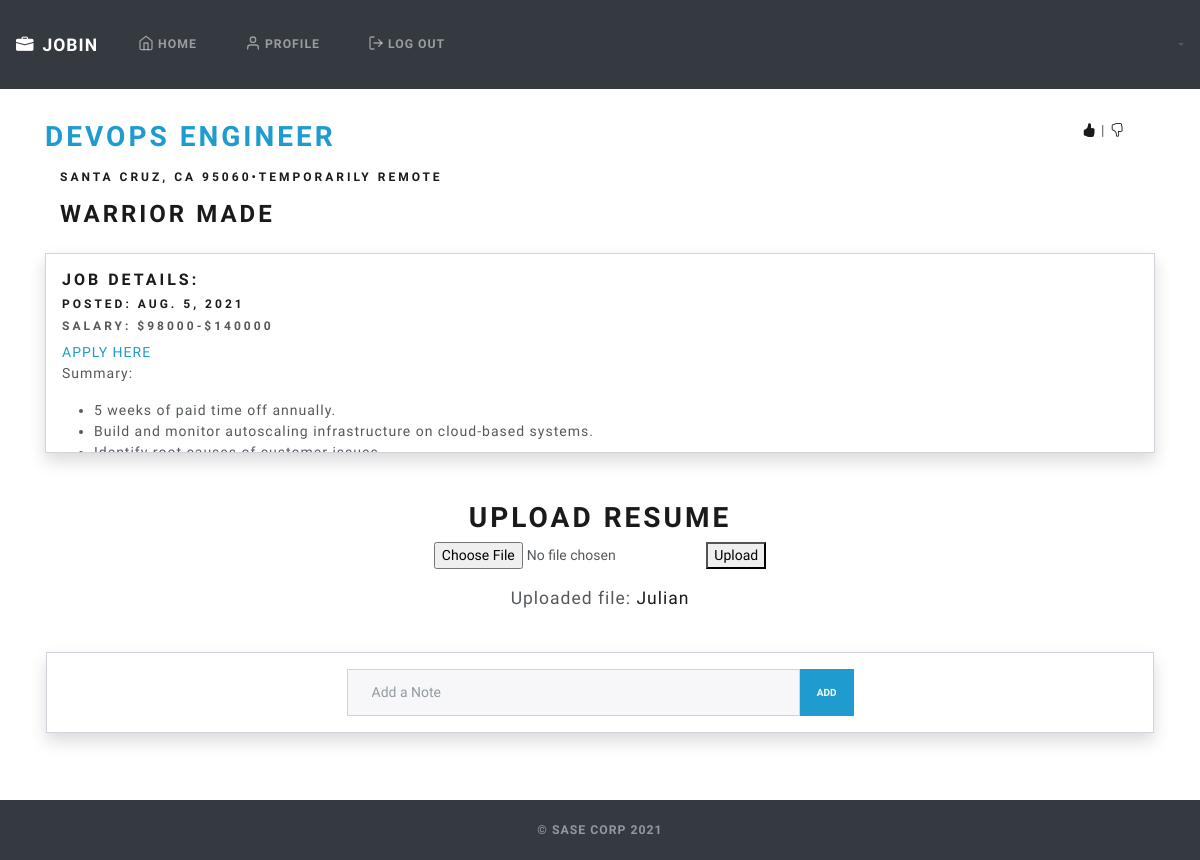
The page /job/455 (signed in) on the database its author committed.
### jobSearch_app/models.py (models this page shows, shortened)
class Job(models.Model):
    job_title = models.ForeignKey(Position, on_delete=models.CASCADE)
    company = models.CharField(max_length=45)
    location = models.CharField(max_length=45)
    post_date = models.DateField(null=True)
    salary_min = models.IntegerField(blank=True, default=None, null=True)
    salary_max = models.IntegerField(blank=True, default=None, null=True)
    job_url = models.CharField(max_length=255)
    summary = models.CharField(max_length=255, null=True)
    job_desc = models.TextField()
    qualifications = models.ManyToManyField(Qualification, related_name="qual_jobs")
    likes = models.ManyToManyField(User, related_name="job_likes")
    dislikes = models.ManyToManyField(User, related_name="job_dislikes")
    created_at = models.DateField(auto_now=True)
    updated_at = models.DateField(auto_now_add=True)
    objects = FormManager()

class Position(models.Model):
    title = models.CharField(max_length=45, null=True)
    created_at = models.DateField(auto_now=True)
    updated_at = models.DateField(auto_now_add=True)
    pos_saves = models.ManyToManyField(User, related_name="user_pos_saves")
    objects = FormManager()

### login_reg_app/models.py (models this page shows, shortened)
class User(models.Model):
    first_name = models.CharField(max_length=255)
    last_name = models.CharField(max_length=255)
    email = models.EmailField(max_length=255)
    birthday = models.DateField()
    password = models.CharField(max_length=100)
    user_type = models.CharField(max_length=255, default="agent")
    created_at = models.DateTimeField(auto_now_add=True)
    updated_at = models.DateTimeField(auto_now=True)
    objects = User_Manager()

### jobSearch_app/views.py (the view)
# urls.py: path('<int:job_id>', views.job_info),
def job_info(request, job_id):
    if 'userid' in request.session:
        this_user = User.objects.get(id=request.session['userid'])
        this_job = Job.objects.get(id=job_id)
        this_job.job_desc = ast.literal_eval(this_job.job_desc)
        this_job.summary = this_job.summary.split(";")
        this_job.summary.pop()
        context = {
            'this_job': this_job,
            'user': this_user,
        }
        return render(request, 'job-info.html', context)
    else:
        return redirect('/')

### jobSearch_app/templates/job-info.html (shortened to what this page needs)
<!DOCTYPE html>
<html lang="en">
<head>
    <link rel="stylesheet" href="https://cdn.jsdelivr.net/npm/bootstrap@5.0.1/dist/css/bootstrap.min.css">
    <link rel="stylesheet" href="https://cdn.jsdelivr.net/npm/bootswatch@4.5.2/dist/lux/bootstrap.min.css">
    <link rel="stylesheet" href="https://cdn.jsdelivr.net/npm/bootstrap-icons@1.3.0/font/bootstrap-icons.css">
    <link rel="stylesheet" href="//code.jquery.com/ui/1.12.1/themes/base/jquery-ui.css">
    {% load static %}
    <link rel="stylesheet" href="{% static 'css/styles.css' %}">
</head>
<header class="mb-5">
    {% include "top-nav.html" %}
</header>
<body class="text-center d-flex flex-column min-vh-100" style="padding-top: 3.5rem;">
    <div class="container">
        <main role="main" class="inner cover">
            <div class="row  mt-3">
                <div class=" col-12">
                    <div class="col-lg-12 d-flex justify-content-between">
                        <div class="job-title col-lg-9">
                            <h2 class="text-left text-info">{{this_job.job_title.title}}</h2>
                        </div>
                        <div class="col-lg-3 text-right">
                            {% if this_job in user.job_likes.all %}
                            <a class="likebutton  pr-1" name="Reset" style="cursor: pointer;" id="like{{this_job.id}}"  data-catid="{{this_job.id}}"><i class="bi bi-hand-thumbs-up-fill"></i></a><span>|</span>
                            {% else %}
                            <a class="likebutton  pr-1" name="Like" style="cursor: pointer;" id="like{{this_job.id}}"  data-catid="{{this_job.id}}"><i class="bi bi-hand-thumbs-up"></i></a><span>|</span>
                            {% endif %}
                            <a class="dislikebutton" name="Dislike" style="cursor: pointer;" id="dislike{{this_job.id}}" data-catid="{{this_job.id}}"><i class="bi bi-hand-thumbs-down"></i></a>
                        </div>
                    </div>
                    <div class= "col-lg-12 text-left  mt-2">
                        <h6>{{this_job.location}}</h6>
                    </div>
                    <div class= "col-lg-12 text-left mt-3">
                        <h3>{{this_job.company}}</h3>
                    </div>
                    <div id="desc-card" class="col-md-12 mt-4 p-3 text-left border border-secondary shadow">
                        <h5 class="mb-2">Job Details:</h5>
                        <h6 class="mb-2"> Posted: {{this_job.post_date|date}} </h6>
                        <div class="row">
                            <div class="col">
                                {% if this_job.salary_max %}
                                <h6 class="text-secondary">Salary: {% if this_job.salary_min %}${{ this_job.salary_min}}-{% endif %}${{ this_job.salary_max }}</h6>
                                {% endif %}
                            </div>
                        </div>
                        <a class="text-info mb-4" href="{{this_job.job_url}}" target="_blank">APPLY HERE</a>
                        <p>Summary:</p>
                        <ul>
                            {% for line in this_job.summary %}
                            <li>{{ line }}</li>
                            {% endfor %}
                        </ul>
                    </div>
                </div>
            </div>
            {% include "upload.html" %}
            {%if this_job in user.job_likes.all%}
            <div class="row p-3 mt-4">
                <div class="col-md-12  p-3 text-left border border-secondary shadow">
                    <div class="col-lg-6 offset-3">
                        <form class="d-flex" action="/job/{{this_job.id}}/note" method="POST">
                            <input class="form-control" type="text" placeholder="Add a Note" name="desc">
                            <button class="btn btn-info btn-sm" type="submit">Add</button>
                        </form>
                    </div>
                </div>
            </div>
            {%endif%}
        </main>
    </div>
    {% include "footer.html" %}
</body>
</html>

### jobSearch_app/templates/upload.html (shortened to what this page needs)
{% block content %}
    <h2 class="mt-5">Upload Resume</h2>
    <form action="/job/upload/{{this_job.id}}" method="POST" enctype="multipart/form-data">
        <input type="file" name="resume">
        <button type="submit">Upload</button>
    </form>
    {% if request.session.url %}
        <p class="mt-3 lead">Uploaded file: <a href="{{ request.session.url }}" target="_blank">{{ request.session.url }}</a></p>
    {% endif %}
{% endblock %}

### jobSearch_app/static/css/styles.css (style rules this page uses)
html { position: relative; min-height: 100%; }
body { margin-bottom: 60px; }
#desc-card { height: 200px; overflow-y: auto; }
.job-title { margin-left: -30px; }

### rows shown on the page
Job: job_title "DEVOPS ENGINEER", location "SANTA CRUZ, CA 95060•TEMPORARILY REMOTE", company "WARRIOR MADE", post_date "AUG. 5, 2021", salary_min "98000", salary_max "140000"
User: session "Julian"

### other values the page prints
{{ line }} "5 weeks of paid time off annually." "Build and monitor autoscaling infrastructure on cloud-based systems."
